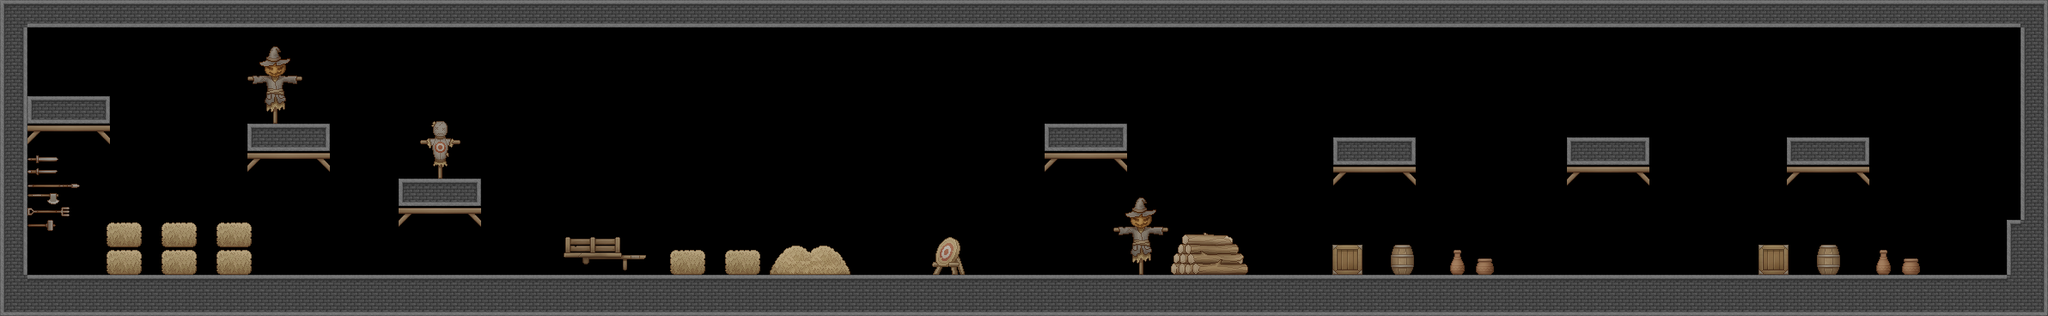

This game map was drawn from its Tiled (.tmx) file and the tilesets committed beside it. A one-line description and the trimmed map source follow:
An orthogonal 149x23 tile map with 16x16 px tiles, 1 tile layer (ground), 1 hidden layer not drawn, 3 tilesets and 49 objects (9x coin, 9x spikes, 4x heart, 3x enemy, 2x stone, ...).

<map version="1.10" tiledversion="1.10.2" orientation="orthogonal" renderorder="right-down" width="149" height="23" tilewidth="16" tileheight="16" infinite="0" nextlayerid="9" nextobjectid="765">
 <editorsettings>
  <export target="../1.lua" format="lua" />
 </editorsettings>
 <tileset firstgid="1" name="TX Village Props" tilewidth="16" tileheight="16" tilecount="4096" columns="64">
  <image source="../../assets/TX Village Props.png" width="1024" height="1024" />
 </tileset>
 <tileset firstgid="4097" name="Lined Brick" tilewidth="16" tileheight="16" tilecount="48" columns="12">
  <image source="../../assets/Lined Brick.png" width="192" height="64" />
 </tileset>
 <tileset firstgid="4145" name="tiles" tilewidth="16" tileheight="16" tilecount="56" columns="14">
  <image source="../../assets/tiles.png" width="224" height="64" />
 </tileset>
 <layer id="1" name="ground" width="149" height="23">
  <data>[3427 cells, 1274 non-empty, 186 distinct tile ids]</data>
 </layer>
 <layer id="3" name="grass" width="149" height="23" visible="0">
  <data>[3427 cells, 0 non-empty, 0 distinct tile ids]</data>
 </layer>
 <objectgroup color="#840c8f" id="8" name="entity">
  <object id="715" name="Coin" type="coin" x="425.276" y="105.329">
   <ellipse />
  </object>
  <object id="716" name="Coin" type="coin" x="480.935" y="177.427">
   <ellipse />
  </object>
  <object id="717" name="Coin" type="coin" x="79.692" y="83.272">
   <ellipse />
  </object>
  <object id="718" name="Coin" type="coin" x="1172.71" y="281.947">
   <ellipse />
  </object>
  <object id="720" name="Stone" type="stone" x="314.991" y="109.037" width="34" height="34" />
  <object id="721" name="Spikes" type="spikes" x="576" y="288" width="34" height="34" />
  <object id="722" name="Spikes" type="spikes" x="608" y="288" width="34" height="34" />
  <object id="729" name="Enemy" type="enemy" x="1171.33" y="226.667">
   <point />
  </object>
  <object id="733" name="Coin" type="coin" x="1397" y="235">
   <ellipse />
  </object>
  <object id="735" name="Spikes" type="spikes" x="544" y="288" width="34" height="34" />
  <object id="739" name="Enemy" type="enemy" x="1743.33" y="304.667">
   <point />
  </object>
  <object id="740" name="Enemy" type="enemy" x="2030.67" y="307.667">
   <point />
  </object>
  <object id="746" name="Stone" type="stone" x="1243.33" y="108.667" width="34" height="34" />
  <object id="747" name="Spikes" type="spikes" x="1416.67" y="260" width="34" height="34" />
  <object id="748" name="Coin" type="coin" x="1600.33" y="102.583">
   <ellipse />
  </object>
  <object id="749" name="Coin" type="coin" x="1870.83" y="101">
   <ellipse />
  </object>
  <object id="750" name="Coin" type="coin" x="2128.67" y="105.167">
   <ellipse />
  </object>
  <object id="751" name="Coin" type="coin" x="2359.33" y="242.667">
   <ellipse />
  </object>
  <object id="752" name="Spikes" type="spikes" x="1584" y="144" width="34" height="34" />
  <object id="753" name="Spikes" type="spikes" x="1856" y="144" width="34" height="34" />
  <object id="754" name="Spikes" type="spikes" x="2112" y="144" width="34" height="34" />
  <object id="755" name="Spikes" type="spikes" x="2304" y="288" width="34" height="34" />
  <object id="756" name="Spikes" type="spikes" x="2272" y="288" width="34" height="34" />
  <object id="758" name="Heart" type="heart" x="82.6667" y="53.3333">
   <ellipse />
  </object>
  <object id="759" name="Heart" type="heart" x="804.667" y="272">
   <ellipse />
  </object>
  <object id="760" name="Heart" type="heart" x="1395.5" y="210">
   <ellipse />
  </object>
  <object id="761" name="Heart" type="heart" x="2339.5" y="241.5">
   <ellipse />
  </object>
  <object id="762" name="King" type="king" x="514.151" y="203.031">
   <point />
  </object>
 </objectgroup>
 <objectgroup color="#ff0000" id="5" name="solid" locked="1">
  <object id="4" x="-1.33367" y="326.789" width="2384.5" height="17.8788">
   <properties>
    <property name="collidable" type="bool" value="true" />
   </properties>
  </object>
  <object id="7" x="464.167" y="213.875" width="96.3333" height="26.2916">
   <properties>
    <property name="collidable" type="bool" value="true" />
   </properties>
  </object>
  <object id="8" x="288.167" y="149.958" width="96.3333" height="26.2916">
   <properties>
    <property name="collidable" type="bool" value="true" />
   </properties>
  </object>
  <object id="9" x="124.091" y="266.28" width="40.5833" height="52.8408">
   <properties>
    <property name="collidable" type="bool" value="true" />
   </properties>
  </object>
  <object id="10" x="894.621" y="296.418" width="96.3333" height="25.4166">
   <properties>
    <property name="collidable" type="bool" value="true" />
   </properties>
  </object>
  <object id="11" x="844.833" y="298.531" width="39.2424" height="22.2121">
   <properties>
    <property name="collidable" type="bool" value="true" />
   </properties>
  </object>
  <object id="18" x="-3.49998" y="-0.833283" width="19.4166" height="321">
   <properties>
    <property name="collidable" type="bool" value="true" />
   </properties>
  </object>
  <object id="56" x="1364.33" y="279" width="89.3333" height="43.9999">
   <properties>
    <property name="collidable" type="bool" value="true" />
   </properties>
  </object>
  <object id="730" x="-1.25" y="-3.99998" width="2385.5" height="21.3333">
   <properties>
    <property name="collidable" type="bool" value="true" />
   </properties>
  </object>
  <object id="731" x="781.106" y="297.883" width="39.2424" height="22.428">
   <properties>
    <property name="collidable" type="bool" value="true" />
   </properties>
  </object>
  <object id="732" x="188.163" y="266.466" width="40.5833" height="53.6817">
   <properties>
    <property name="collidable" type="bool" value="true" />
   </properties>
  </object>
  <object id="736" x="30.8333" y="117.854" width="96.3333" height="26.2916">
   <properties>
    <property name="collidable" type="bool" value="true" />
   </properties>
  </object>
  <object id="737" x="252.072" y="265.886" width="40.5833" height="53.6817">
   <properties>
    <property name="collidable" type="bool" value="true" />
   </properties>
  </object>
  <object id="741" x="2335.83" y="261.667" width="48.3333" height="65.9999">
   <properties>
    <property name="collidable" type="bool" value="true" />
   </properties>
  </object>
  <object id="742" x="1216.33" y="149.854" width="96.3333" height="26.2916">
   <properties>
    <property name="collidable" type="bool" value="true" />
   </properties>
  </object>
  <object id="743" x="1551.08" y="165.354" width="96.3333" height="26.2916">
   <properties>
    <property name="collidable" type="bool" value="true" />
   </properties>
  </object>
  <object id="744" x="1823.33" y="165.604" width="96.3333" height="26.2916">
   <properties>
    <property name="collidable" type="bool" value="true" />
   </properties>
  </object>
  <object id="745" x="2080" y="164.71" width="96.3333" height="26.2916">
   <properties>
    <property name="collidable" type="bool" value="true" />
   </properties>
  </object>
  <object id="757" x="1879.83" y="324" width="0.999967" height="65.9999">
   <properties>
    <property name="collidable" type="bool" value="true" />
   </properties>
  </object>
  <object id="763" x="552.197" y="207.672" width="8.15148" height="29.928">
   <properties>
    <property name="collidable" type="bool" value="true" />
   </properties>
  </object>
  <object id="764" x="463.561" y="206.854" width="8.15148" height="30.8371">
   <properties>
    <property name="collidable" type="bool" value="true" />
   </properties>
  </object>
 </objectgroup>
</map>
